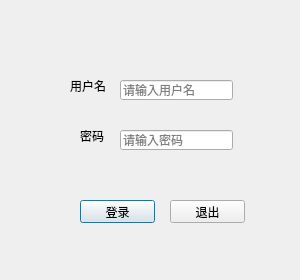
<?xml version="1.0" encoding="UTF-8"?>
<ui version="4.0">
 <class>LoginForm</class>
 <widget class="QDialog" name="LoginForm">
  <property name="enabled">
   <bool>true</bool>
  </property>
  <property name="geometry">
   <rect>
    <x>0</x>
    <y>0</y>
    <width>300</width>
    <height>280</height>
   </rect>
  </property>
  <property name="minimumSize">
   <size>
    <width>300</width>
    <height>280</height>
   </size>
  </property>
  <property name="maximumSize">
   <size>
    <width>300</width>
    <height>280</height>
   </size>
  </property>
  <property name="windowTitle">
   <string>登录界面</string>
  </property>
  <property name="sizeGripEnabled">
   <bool>false</bool>
  </property>
  <property name="modal">
   <bool>false</bool>
  </property>
  <widget class="QLabel" name="label">
   <property name="geometry">
    <rect>
     <x>70</x>
     <y>80</y>
     <width>54</width>
     <height>12</height>
    </rect>
   </property>
   <property name="text">
    <string>用户名</string>
   </property>
  </widget>
  <widget class="QLabel" name="label_2">
   <property name="geometry">
    <rect>
     <x>80</x>
     <y>130</y>
     <width>54</width>
     <height>12</height>
    </rect>
   </property>
   <property name="text">
    <string>密码</string>
   </property>
  </widget>
  <widget class="QLineEdit" name="userName">
   <property name="geometry">
    <rect>
     <x>120</x>
     <y>80</y>
     <width>113</width>
     <height>20</height>
    </rect>
   </property>
   <property name="placeholderText">
    <string>请输入用户名</string>
   </property>
  </widget>
  <widget class="QLineEdit" name="password">
   <property name="geometry">
    <rect>
     <x>120</x>
     <y>130</y>
     <width>113</width>
     <height>20</height>
    </rect>
   </property>
   <property name="autoFillBackground">
    <bool>false</bool>
   </property>
   <property name="echoMode">
    <enum>QLineEdit::Password</enum>
   </property>
   <property name="placeholderText">
    <string>请输入密码</string>
   </property>
  </widget>
  <widget class="QPushButton" name="loginBtn">
   <property name="geometry">
    <rect>
     <x>80</x>
     <y>200</y>
     <width>75</width>
     <height>23</height>
    </rect>
   </property>
   <property name="text">
    <string>登录</string>
   </property>
  </widget>
  <widget class="QPushButton" name="logoutBtn">
   <property name="geometry">
    <rect>
     <x>170</x>
     <y>200</y>
     <width>75</width>
     <height>23</height>
    </rect>
   </property>
   <property name="text">
    <string>退出</string>
   </property>
  </widget>
 </widget>
 <resources/>
 <connections/>
</ui>
